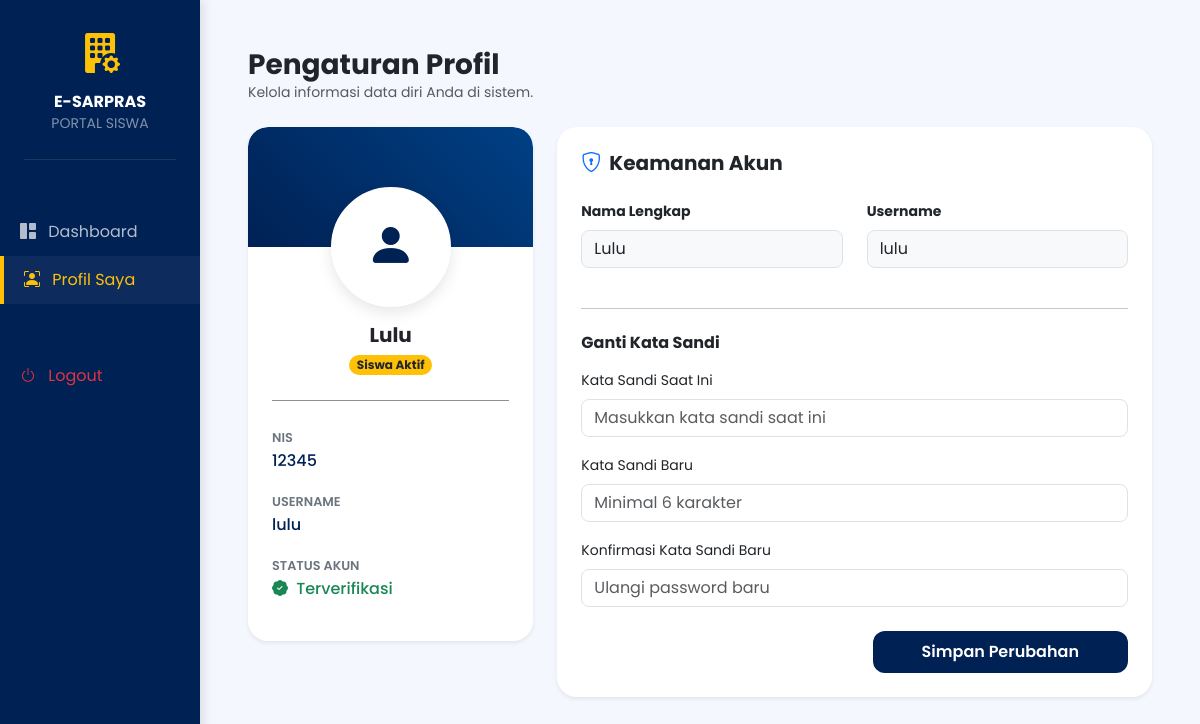
The app's page /views/siswa/profile.php (signed in) with its own data.
### tables this page shows
CREATE TABLE `users` (
  `id_user` int(11) NOT NULL,
  `nis` varchar(20) DEFAULT NULL,
  `username` varchar(50) NOT NULL,
  `password` varchar(255) NOT NULL,
  `nama_lengkap` varchar(100) DEFAULT NULL,
  `level` enum('admin','siswa') NOT NULL,
  `created_at` timestamp NOT NULL DEFAULT current_timestamp()
);

### views/siswa/profile.php (the view, shortened to what this page needs)
<?php
$database = new Database();
$db = $database->getConnection();
$query = "SELECT * FROM users WHERE id_user = :id_user";
$stmt = $db->prepare($query);
$stmt->bindParam(':id_user', $_SESSION['user_id']);
$stmt->execute();
$userData = $stmt->fetch(PDO::FETCH_ASSOC);
?>
<!DOCTYPE html>
<html lang="id">
<head>
    <link href="https://cdn.jsdelivr.net/npm/bootstrap@5.3.0/dist/css/bootstrap.min.css" rel="stylesheet">
    <link rel="stylesheet" href="https://cdn.jsdelivr.net/npm/bootstrap-icons@1.11.0/font/bootstrap-icons.css">
</head>
<body>
<div class="container-fluid">
    <div class="row">
        <div class="col-md-3 col-lg-2 p-0 sidebar d-none d-md-block sticky-top" style="height: 100vh;">
            <div class="p-4 text-center">
                <i class="bi bi-building-fill-gear text-warning fs-1"></i>
                <h6 class="fw-bold mt-2 mb-0 text-white">E-SARPRAS</h6>
                <small class="text-white-50">PORTAL SISWA</small>
                <hr class="border-secondary mt-4">
            </div>
            <ul class="nav flex-column mt-2">
                <li class="nav-item">
                    <a href="dashboard.php" class="nav-link">
                        <i class="bi bi-grid-1x2-fill me-2"></i> Dashboard
                    </a>
                </li>
                <li class="nav-item">
                    <a href="profile.php" class="nav-link active">
                        <i class="bi bi-person-bounding-box me-2"></i> Profil Saya
                    </a>
                </li>
                <li class="nav-item mt-5">
                    <a href="../../logout.php" class="nav-link text-danger">
                        <i class="bi bi-power me-2"></i> Logout
                    </a>
                </li>
            </ul>
        </div>
        <div class="col-md-9 col-lg-10 p-md-5 p-4">
            <div class="mb-4">
                <h3 class="fw-bold mb-0 text-dark">Pengaturan Profil</h3>
                <p class="text-muted small">Kelola informasi data diri Anda di sistem.</p>
            </div>
            <div class="row">
                <div class="col-lg-4 mb-4">
                    <div class="content-card shadow-sm text-center pb-4">
                        <div class="d-flex justify-content-center">
                            <div class="profile-avatar">
                                <i class="bi bi-person-fill"></i>
                            </div>
                        </div>
                        <div class="mt-3 px-3">
                            <h5 class="fw-bold mb-0"><?= $userData['nama_lengkap']; ?></h5>
                            <span class="badge bg-warning text-dark rounded-pill mt-2">Siswa Aktif</span>
                        </div>
                        <hr class="mx-4 my-4 opacity-50">
                        <div class="px-4 text-start">
                            <div class="mb-3">
                                <label class="info-label">NIS</label>
                                <p class="info-value"><?= htmlspecialchars($userData['nis'] ?? '-'); ?></p>
                            </div>
                            <div class="mb-3">
                                <label class="info-label">Username</label>
                                <p class="info-value"><?= $userData['username']; ?></p>
                            </div>
                            <div class="mb-0">
                                <label class="info-label">Status Akun</label>
                                <p class="info-value text-success"><i class="bi bi-patch-check-fill me-1"></i> Terverifikasi</p>
                            </div>
                        </div>
                    </div>
                </div>
                <div class="col-lg-8">
                    <div class="content-card p-4 shadow-sm">
                        <h5 class="fw-bold mb-4"><i class="bi bi-shield-lock me-2 text-primary"></i>Keamanan Akun</h5>
                        <form action="update_profile.php" method="POST">
                            <div class="row">
                                <div class="col-md-6 mb-3">
                                    <label class="form-label small fw-bold">Nama Lengkap</label>
                                    <input type="text" class="form-control rounded-3 bg-light" value="<?= $userData['nama_lengkap']; ?>" readonly>
                                </div>
                                <div class="col-md-6 mb-3">
                                    <label class="form-label small fw-bold">Username</label>
                                    <input type="text" class="form-control rounded-3 bg-light" value="<?= $userData['username']; ?>" readonly>
                                </div>
                            </div>
                            <hr class="my-4">
                            <h6 class="fw-bold mb-3">Ganti Kata Sandi</h6>
                            <div class="mb-3">
                                <label class="form-label small">Kata Sandi Saat Ini</label>
                                <input type="password" name="current_password" class="form-control rounded-3" placeholder="Masukkan kata sandi saat ini" required>
                            </div>
                            <div class="mb-3">
                                <label class="form-label small">Kata Sandi Baru</label>
                                <input type="password" name="new_password" class="form-control rounded-3" placeholder="Minimal 6 karakter" minlength="6" required>
                            </div>
                            <div class="mb-4">
                                <label class="form-label small">Konfirmasi Kata Sandi Baru</label>
                                <input type="password" name="confirm_password" class="form-control rounded-3" placeholder="Ulangi password baru" minlength="6" required>
                            </div>
                            <div class="d-flex justify-content-end">
                                <button type="submit" name="update" class="btn btn-navy px-5 py-2">
                                    Simpan Perubahan
                                </button>
                            </div>
                        </form>
                    </div>
                </div>
            </div>
        </div>
    </div>
</div>
</body>
</html>

### views/siswa/profile.php (style rules this page uses)
:root { --primary-navy: #002154; --accent-gold: #ffc107; --light-gray: #f4f7fe; }
body { font-family: 'Poppins', sans-serif; background-color: var(--light-gray); }
.sidebar { min-height: 100vh; background: var(--primary-navy); color: white; box-shadow: 4px 0 10px rgba(0,0,0,0.1); }
.sidebar .nav-link { color: rgba(255,255,255,0.7); padding: 12px 20px; transition: 0.3s; }
.sidebar .nav-link:hover, .sidebar .nav-link.active { color: var(--accent-gold); background: rgba(255,255,255,0.05); border-left: 4px solid var(--accent-gold); }
.profile-avatar { width: 120px; height: 120px; background: white; border: 5px solid white; border-radius: 50%; margin-top: -60px; box-shadow: 0 5px 15px rgba(0,0,0,0.1); display: flex; align-items: center; justify-content: center; font-size: 3rem; color: var(--primary-navy); }
.content-card { background: white; border-radius: 20px; box-shadow: 0 10px 30px rgba(0,0,0,0.05); overflow: hidden; }
.info-label { font-size: 0.8rem; color: #6c757d; font-weight: 600; text-transform: uppercase; }
.info-value { font-size: 1rem; color: var(--primary-navy); font-weight: 500; }
.btn-navy { background-color: var(--primary-navy); color: white; border-radius: 12px; font-weight: 600; }

### records on screen
users: nama_lengkap "Lulu", nis "12345", username "lulu"
